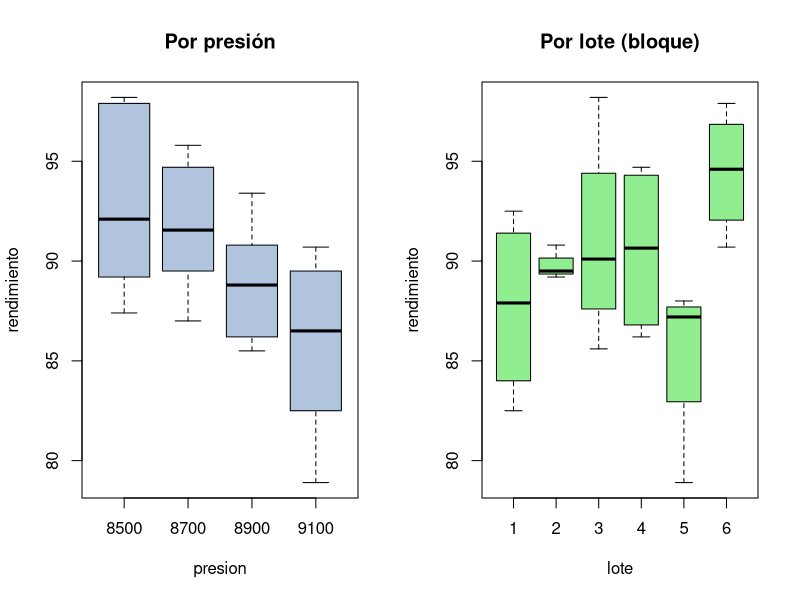
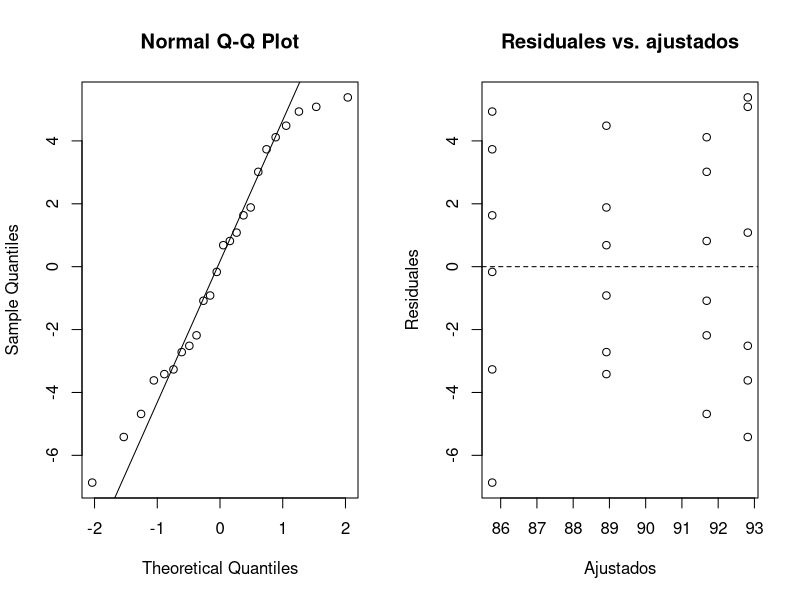
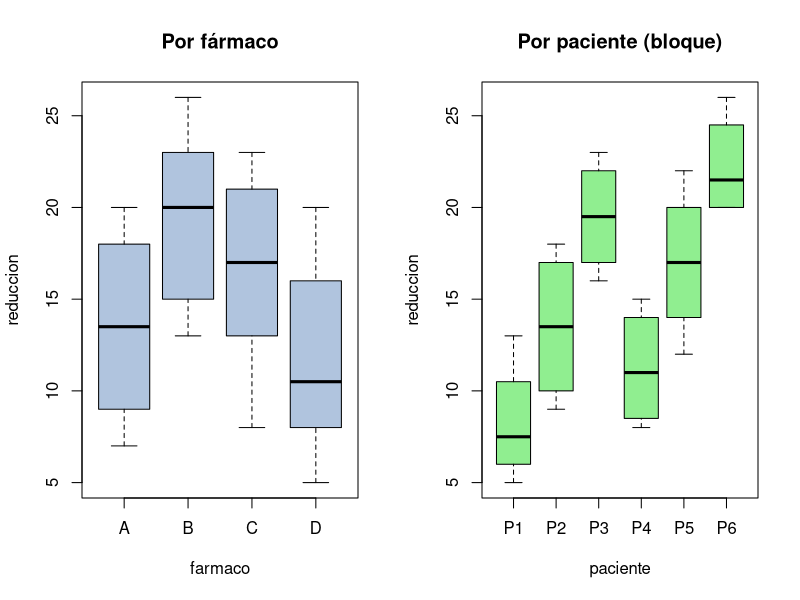

Reproduce these figures in R, in order.
## ---- chunk 1
knitr::opts_chunk$set(echo = TRUE, message = FALSE, warning = FALSE,
                      fig.width = 7, fig.height = 4)
## ---- chunk 2
suppressMessages(library(car))
set.seed(2)
## ---- chunk 3
df <- read.csv('../datos/rendimiento-extrusion.csv')
df$presion <- factor(df$presion)
df$lote <- factor(df$lote)
with(df, tapply(rendimiento, list(presion, lote), mean))
## ---- chunk 4
op <- par(mfrow = c(1, 2))
boxplot(rendimiento ~ presion, data = df, main = 'Por presión', col = 'lightsteelblue')
boxplot(rendimiento ~ lote, data = df, main = 'Por lote (bloque)', col = 'lightgreen')
par(op)
## ---- chunk 5
modelo <- aov(rendimiento ~ presion, data = df)
summary(modelo)
## ---- chunk 6
op <- par(mfrow = c(1, 2))
qqnorm(residuals(modelo)); qqline(residuals(modelo))
plot(fitted(modelo), residuals(modelo), xlab='Ajustados', ylab='Residuales',
     main='Residuales vs. ajustados'); abline(h=0, lty=2)
par(op)
shapiro.test(residuals(modelo))
## ---- chunk 7
TukeyHSD(modelo, 'presion')
## ---- chunk 8
s <- summary(modelo)[[1]]
a <- nlevels(df$presion); b <- nlevels(df$lote)
CME <- s['Residuals', 'Mean Sq']
CMB <- s['lote', 'Mean Sq']
ER <- ((b-1)*CMB + b*(a-1)*CME) / ((a*b-1)*CME)
cat('Eficiencia relativa DBCA vs. DCA =', round(ER, 2), '\n')
## ---- chunk 9
celdas <- list(A = c(7, 11, 18, 9, 16, 20), B = c(13, 18, 23, 15, 22, 26),
               C = c(8, 16, 21, 13, 18, 23), D = c(5, 9, 16, 8, 12, 20))
clin <- do.call(rbind, lapply(names(celdas), function(d)
    data.frame(farmaco = d, paciente = paste0('P', 1:6), reduccion = celdas[[d]])))
clin$farmaco <- factor(clin$farmaco); clin$paciente <- factor(clin$paciente)
with(clin, tapply(reduccion, list(farmaco, paciente), mean))
## ---- chunk 10
op <- par(mfrow = c(1, 2))
boxplot(reduccion ~ farmaco, data = clin, main = 'Por fármaco', col = 'lightsteelblue')
boxplot(reduccion ~ paciente, data = clin, main = 'Por paciente (bloque)', col = 'lightgreen')
par(op)
## ---- chunk 11
mod_clin <- aov(reduccion ~ farmaco + paciente, data = clin)
summary(mod_clin)
## ---- chunk 12
s <- summary(mod_clin)[[1]]
a <- nlevels(clin$farmaco); b <- nlevels(clin$paciente)
CME <- s['Residuals', 'Mean Sq']; CMB <- s['paciente', 'Mean Sq']
ER <- ((b - 1) * CMB + b * (a - 1) * CME) / ((a * b - 1) * CME)
cat('Eficiencia relativa DBCA vs. DCA =', round(ER, 1), '\n')
## ---- chunk 13
TukeyHSD(mod_clin, 'farmaco')
## ---- chunk 14
mod_dca <- aov(reduccion ~ farmaco, data = clin)
summary(mod_dca)
## ---- chunk 15
gm <- mean(df$rendimiento)
ri <- tapply(df$rendimiento, df$presion, mean) - gm     # efectos de tratamiento
cj <- tapply(df$rendimiento, df$lote, mean) - gm        # efectos de bloque
num <- sum(df$rendimiento * ri[as.character(df$presion)] * cj[as.character(df$lote)])^2
SS_N <- num / (sum(ri^2) * sum(cj^2))                   # SC de no aditividad (1 g.l.)
SSE <- sum(residuals(modelo)^2); dfE <- df.residual(modelo)
F_N <- (SS_N / 1) / ((SSE - SS_N) / (dfE - 1))
p_N <- pf(F_N, 1, dfE - 1, lower.tail = FALSE)
cat('SC no aditividad =', round(SS_N, 3), ' F =', round(F_N, 3), ' p =', round(p_N, 3), '\n')
